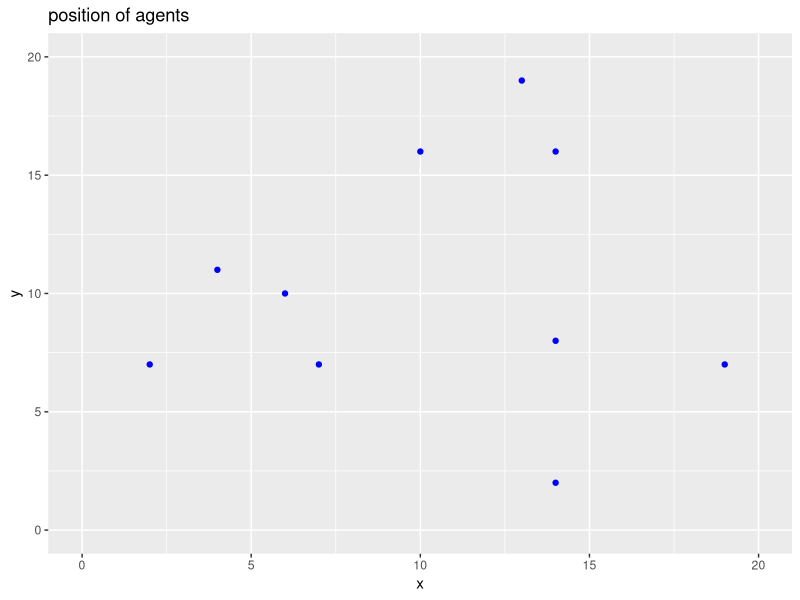
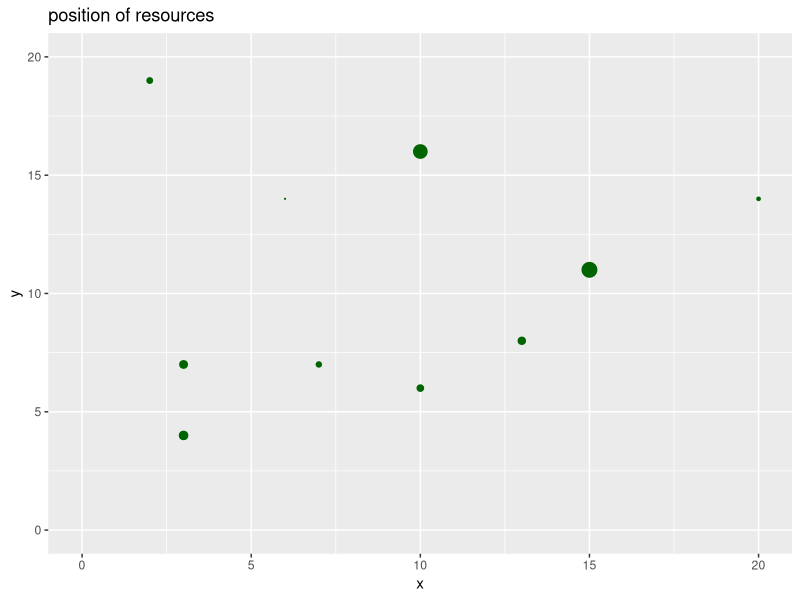
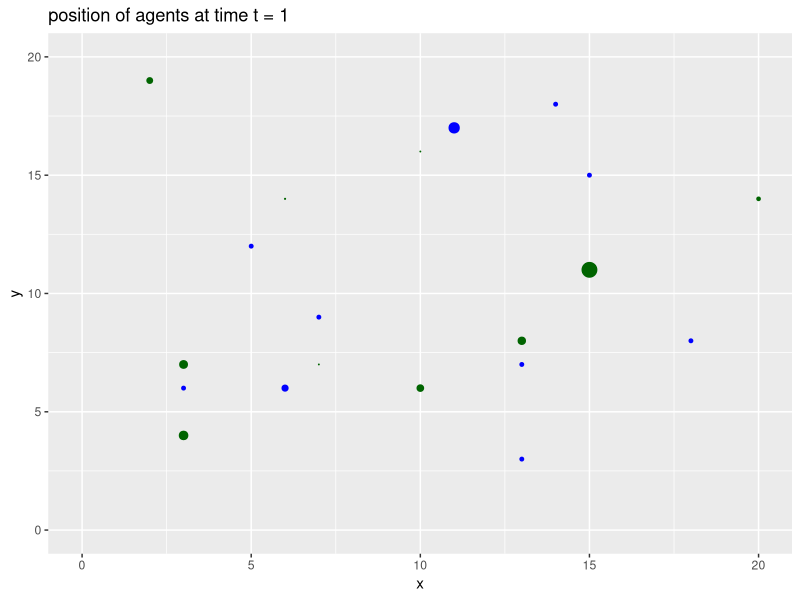
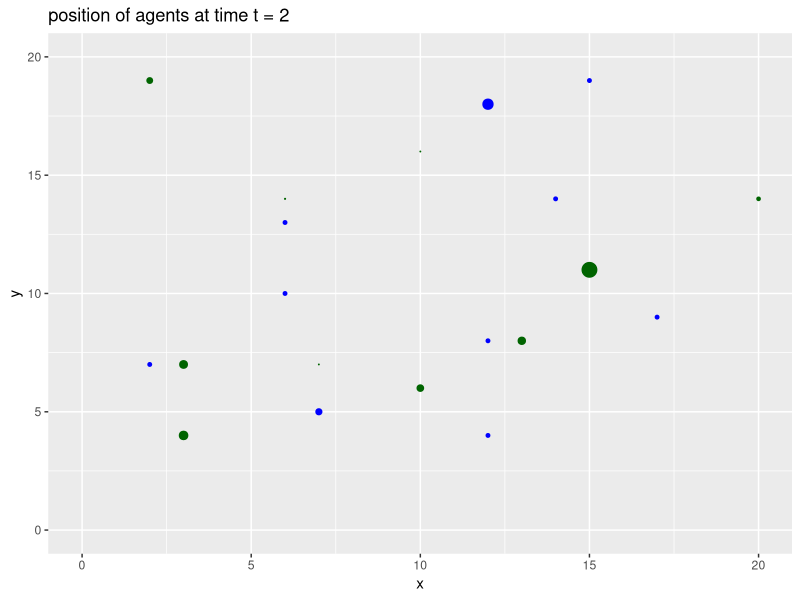
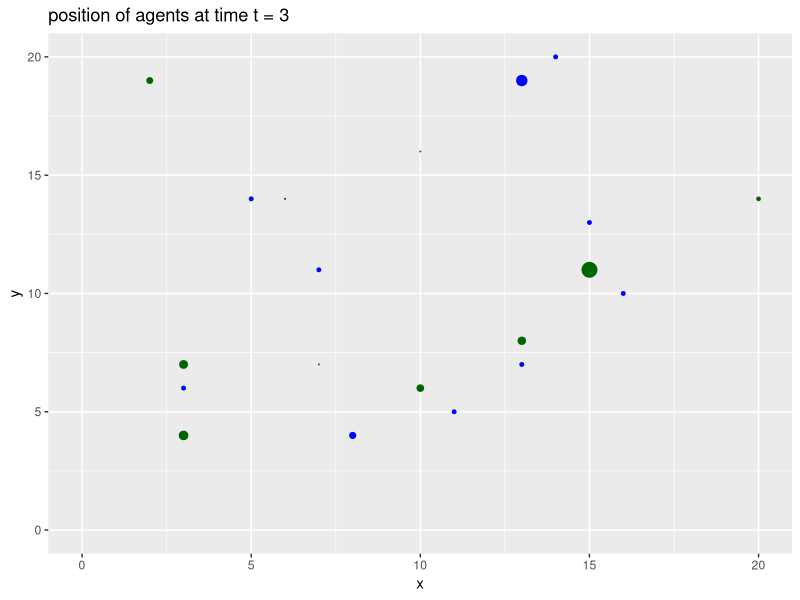
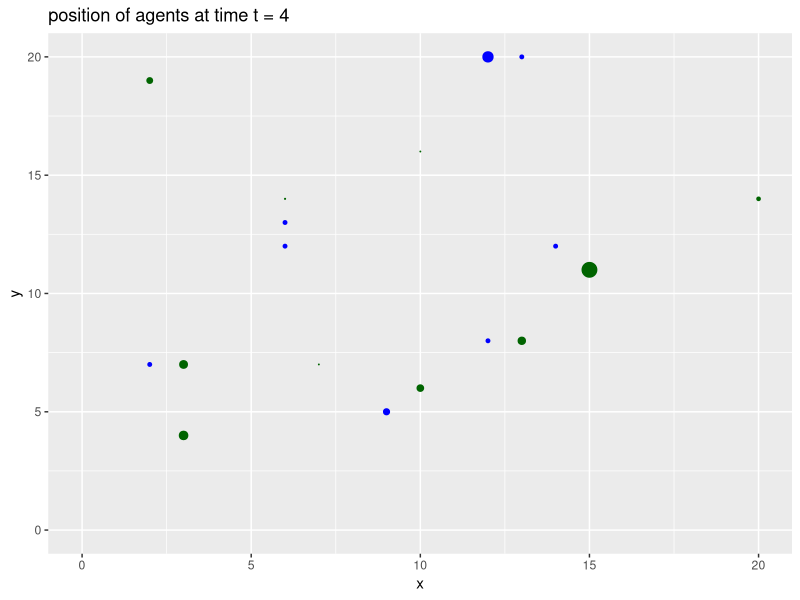
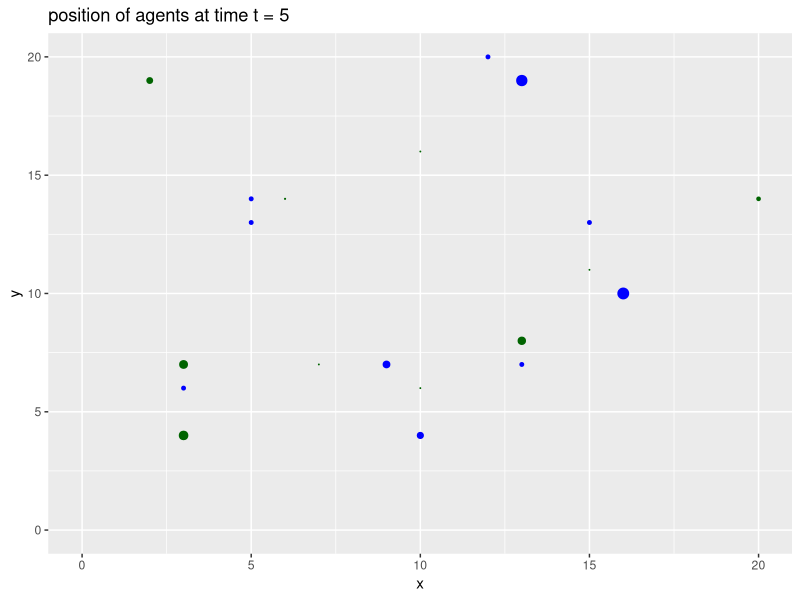
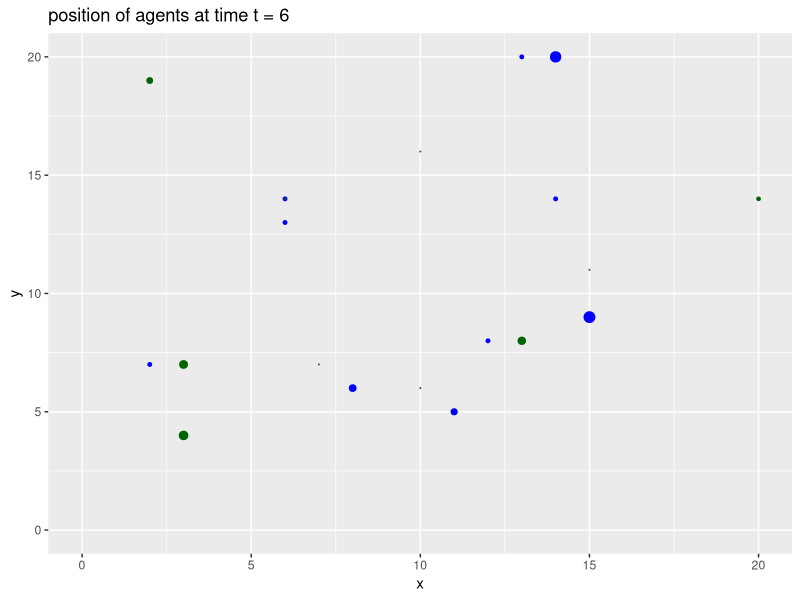

These figures' R source, in order:


# GLOBAL VARIABLES

N <- 10
resources <- 10
environment.size <- 20
max.amount <- 3
steps <- 20

create.agents <- function(x){
  pop <- data.frame(id = 1:x, energy = 0, x = 0, y = 0)
  for(i in 1:x){
    pop[i,]$x <- sample(seq(1,environment.size))[1]
    pop[i,]$y <- sample(seq(1,environment.size))[1]
  }
  return(pop)
}

create.resources <- function(x){
  resources <- data.frame(id = 1:x, amount = 0, x = 0, y = 0)
  for(j in 1:x){
    resources[j,]$x <- sample(seq(1,environment.size))[1]
    resources[j,]$y <- sample(seq(1,environment.size))[1]
    resources[j,]$amount <- runif(1) * max.amount
  }
  return(resources)
}

eating <- function(agent, resources){
  for(res in 1:dim(resources)[1]){
    if(agent$x == resources[res,]$x && agent$y == resources[res,]$y){
      agent$energy <- agent$energy + resources[res,]$amount
      resources[res,]$amount <- 0
    }
  }
  return(list(agent, resources))
}

look.for.resources.rw <- function(agents){
  for(a in sample(1:dim(agents)[1])){
    agents[a,]$x <- agents[a,]$x + sign(rnorm(1,0,1))
    agents[a,]$y <- agents[a,]$y + sign(rnorm(1,0,1))
    
    # THIS IS TO CHECK THAT THE AGENT DOES NOT CROSS THE BORDERS OF THE ENV
    if(agents[a,]$x > environment.size){
      agents[a,]$x <- environment.size
    }
    
    if(agents[a,]$y > environment.size){
      agents[a,]$y <- environment.size
    }
    
    if(agents[a,]$x < 0){
      agents[a,]$x <- 0
    }
    
    if(agents[a,]$y < 0){
      agents[a,]$y <- 0
    }
  }
  return(agents)
}

library(fields)
look.for.resources.clever <- function(agents, resources){
  for(a in sample(1:dim(agents)[1])){
    distances <- array(0, c(1,dim(resources)[1]))
    for(j in 1:dim(resources)[1]){
      distances[j] <- rdist(agents[a,3:4], resources[j,3:4])
    }
    
    target <- match(min(distances), distances)
    # IS THERE ANY FOOD LEFT THERE?
    if(resources[target,]$amount > 0){
      if(agents[a,]$x < resources[target,]$x){
        agents[a,]$x <- agents[a,]$x + 1
      }else{
        agents[a,]$x <- agents[a,]$x - 1
      }
      if(agents[a,]$y < resources[target,]$y){
        agents[a,]$y <- agents[a,]$y + 1
      }else{
        agents[a,]$y <- agents[a,]$y - 1
      }
    }else{
      agents[a,]$x <- agents[a,]$x + sign(rnorm(1,0,1))
      agents[a,]$y <- agents[a,]$y + sign(rnorm(1,0,1))
    }
    
    # THIS IS TO CHECK THAT THE AGENT DOES NOT CROSS THE BORDERS OF THE ENV
    if(agents[a,]$x > environment.size){
      agents[a,]$x <- environment.size
    }
    
    if(agents[a,]$y > environment.size){
      agents[a,]$y <- environment.size
    }
    
    if(agents[a,]$x < 0){
      agents[a,]$x <- 0
    }
    
    if(agents[a,]$y < 0){
      agents[a,]$y <- 0
    }
  }
  return(agents)
}



# Pop<-create.agents(10)
# plot(Pop$x, Pop$y, xlim=c(0, environment.size), ylim=c(0, environment.size))
# 
# library(tidyverse)
# ggplot(Pop, aes(x, y)) + 
#   geom_point() + 
#   xlim(0,environment.size) + 
#   ylim(0,environment.size)
# 
# Resources <- create.resources(resources)
# plot(Resources$x, Resources$y, xlim=c(0, environment.size), ylim=c(0, environment.size),
#      pch = 20, cex = Resources$amount * 2, xlab = "x", ylab = "y")
# 
# library(tidyverse)
# ggplot(Resources, aes(x, y)) + 
#   geom_point(size = Resources$amount * 2) + 
#   xlim(0,environment.size) + 
#   ylim(0,environment.size)


results <- NULL
Pop<-create.agents(10)
Resources <- create.resources(resources)

# PLOT INITIAL POSITIONS OF AGENTS
library(tidyverse)
ggplot(Pop, aes(x, y)) + 
  geom_point(color = "blue") + 
  xlim(0,environment.size) + 
  ylim(0,environment.size) +
  ggtitle("position of agents")

# PLOT POSITIONS OF RESOURCES
library(tidyverse)
ggplot(Resources, aes(x, y)) + 
  geom_point(size = Resources$amount * 2, color = "darkGreen") + 
  xlim(0,environment.size) + 
  ylim(0,environment.size) +
  ggtitle("position of resources")



movements <- vector("list", steps)

for(t in 1:steps){
  print(t)
  
  for(a in sample(1:dim(Pop)[1])){
    outcome <- eating(Pop[a,], Resources)
    Pop[a,] <- outcome[[1]]
    Resources <- outcome[[2]]
  }

  # Pop <- look.for.resources.rw(Pop)
  Pop <- look.for.resources.clever(Pop, Resources)
  
  # PLOT AFTER MOVING
  library(tidyverse)
  p <- ggplot(Pop, aes(x, y)) + 
    geom_point(color = "blue", size = Pop$energy + 1) + 
    xlim(0,environment.size) + 
    ylim(0,environment.size) +
    ggtitle(paste("position of agents at time t = ", t, sep=""))
  
  p.both <- p + 
    geom_point(data = Resources, size = Resources$amount * 2, color = "darkGreen")
  
  movements[[t]] <- p.both
}


for(t in 1:steps){
  print(movements[[t]])
}

graphics.off()

library(ggpubr)
figure <- ggarrange(plotlist = movements,
                    ncol = 4, nrow = 5)
print(figure)
